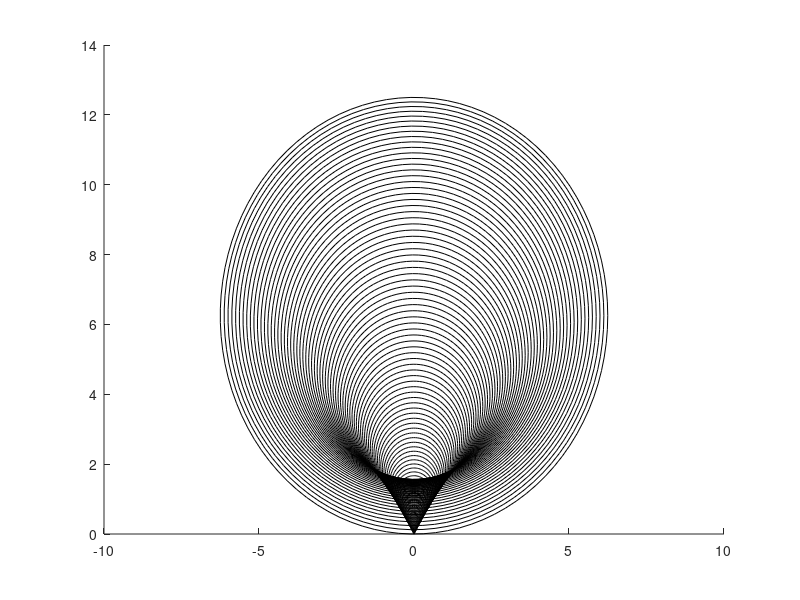

MATLAB code to generate this figure: (Note: this script raises an error after producing the figure.)
%% Value function plot
dbstop if error
v=5;
w=2.5;
a=2;
N=100;
T=v/a;
t=linspace(0,sqrt(T),N).^2;
S=a/2*T^2;
figure(1),clf,hold on
x_=cos(linspace(0,2*pi,100));
y_=sin(linspace(0,2*pi,100));
for ti=t
    plot(x_*ti*w,S-a/2*(T-ti).^2+y_*ti*w,'Color','k')
end
V_=0:0.1:1;
NV=length(V_);
LI=[];
LT={};
C=parula;
for j=1:NV
    V=V_(j);
    col=C(1+floor((j-1)*256/NV),:);
    y=S-a/2*(T-t).^2;
    de=S-y;
    r=t*w+V;
    mi=(de+r>r(end)) & (r+r(end)>de);
    if any(mi)
        d=diff(y);
        d0=[0,d];
        d1=[d,0];
        r0=[0,r(1:end-1)];
        r1=[r(2:end),0];
        li=(d0+r0>r) & (r0+r>d0);
        e=zeros(1,N);
        e(li)=acos((d0(li).^2+r(li).^2-r0(li).^2)./r(li)./d0(li)/2);
        b=zeros(1,N);
        ri=[li(2:end),0]==1;
        b(ri)=acos((d1(ri).^2+r(ri).^2-r1(ri).^2)./r(ri)./d1(ri)/2);
        c=zeros(1,N);
        c(mi)=acos((de(mi).^2+r(mi).^2-r(end)^2)./r(mi)./de(mi)/2);
        d=max(acos((de(mi).^2+r(end)^2-r(mi).^2)/r(end)./de(mi)/2));
        for i=1:find(c>b,1,'first')
            p=linspace(e(i),pi-max(b(i),c(i)),30);
            plot(sin(p)*r(i),-cos(p)*r(i)+y(i),'Color',col);
            plot(-sin(p)*r(i),-cos(p)*r(i)+y(i),'Color',col)
        end
    else
        d=0;
    end
    p=linspace(d,2*pi-d,100);
    LI(j)=plot(sin(p)*r(end),-cos(p)*r(end)+S,'Color',col);
    LT{j}="V="+num2str(V);
end

plot([0,0],[0,S],'r')
plot(0,0,'r^')
plot(0,S,'rx')
xlabel('x [m]', 'FontSize', 8)
ylabel('y [m]', 'FontSize', 8)
l=legend(LI,LT, 'Location','NorthEast')
l.FontSize =8
axis equal
filename = [folder 'contour_5_25' '.fig'];
saveas(figure(1),[pwd  filename]);
filename = [folder 'contour_5_25' '.pdf'];
% filename = fullfile([pwd filename])
set(gcf, 'Units', 'Inches', 'Position', [0, 0, 3.5,3], 'PaperUnits', 'Inches', 'PaperSize', [3.5, 3])
exportgraphics(gcf, [pwd filename]);





%% time hist
folder = '/Figures/';
figure(1),clf,hold on
load APF_2_3
histogram(results(results>0),20,'facealpha',0.5)
apf_successful = sum(results>0);
xlim([30, 180]); % min time=30.8 s
l = legend({"APF, " +  num2str(apf_successful) + " runs"},'Location','NorthEast');
l.FontSize = 8;
xlabel('Elapsed time [s]', 'FontSize', 8)
ylabel('Rounds [-]', 'FontSize', 8)
filename = [folder 'Hist_APF' '.fig'];
saveas(figure(1),[pwd  filename]);
filename = [folder 'Hist_APF' '.pdf'];
% filename = fullfile([pwd filename])
set(gcf, 'Units', 'Inches', 'Position', [0, 0, 3.5,3], 'PaperUnits', 'Inches', 'PaperSize', [3.5, 3])
exportgraphics(gcf, [pwd filename]);
close all


%%
load SVO_2_3
figure(1),clf,hold on
folder = '/Figures/';
histogram(results(results>0),20,'facealpha',0.5)
svo_successful = sum(results>0);
xlim([30, 180]) % min time=30.8 s
l = legend({"SVO, " + num2str(svo_successful) + " runs"}, 'Location','NorthEast');
l.FontSize = 8;
xlabel('Elapsed time [s]', 'FontSize', 8)
ylabel('Rounds [-]', 'FontSize', 8)
filename = [folder 'Hist_SVO' '.fig'];
saveas(figure(1),[pwd  filename]);
filename = [folder 'Hist_SVO' '.pdf'];
% filename = fullfile([pwd filename])
set(gcf, 'Units', 'Inches', 'Position', [0, 0, 3.5,3], 'PaperUnits', 'Inches', 'PaperSize', [3.5, 3])
exportgraphics(gcf, [pwd filename]);
close all


%%
load EBG_2_3
figure(1),clf,hold on
folder = '/Figures/';
histogram(results(results>0),20,'facealpha',0.5)
ebg_successful = sum(results>0);
xlim([30, 180]) % min time=30.8 s
l = legend({"EBG, " + num2str(ebg_successful) + " runs"}, 'Location','NorthEast');
l.FontSize = 8;
xlabel('Elapsed time [s]', 'FontSize', 8)
ylabel('Rounds [-]', 'FontSize', 8)
filename = [folder 'Hist_EBG' '.fig'];
saveas(figure(1),[pwd  filename]);
filename = [folder 'Hist_EBG' '.pdf'];
% filename = fullfile([pwd filename])
set(gcf, 'Units', 'Inches', 'Position', [0, 0, 3.5,3], 'PaperUnits', 'Inches', 'PaperSize', [3.5, 3])
exportgraphics(gcf, [pwd filename]);
close all


%% heatmap plot
load APF_method
Nbin=50;
Dbins=linspace(0,10,Nbin+1);
Vbins=linspace(0,5,Nbin+1);
M=zeros(Nbin);
for i=1:runs
    if results(i)>0 % use data only from successful runs
        M = M+histcounts2(velocity_distance_data{i}(:,2:end), ...
            repmat(velocity_distance_data{i}(:,1),1,parameters.NP), Dbins, Vbins);
    end
end
figure(1)
imagesc(Vbins(1:end),Dbins,M(:,1:end))
set(gca,'ColorScale','log')
xlabel('Vehicle velocity [m/s]', 'FontSize', 8)
ylabel('Pedestrian distance [m]', 'FontSize', 8)
h = colorbar;
set(get(h,'label'),'string','Occurences over all simulations', 'FontSize', 8);
filename = [folder 'HeatMap_EBG' '.fig'];
saveas(figure(1),[pwd  filename]);
filename = [folder 'HeatMap_EBG' '.pdf'];
% filename = fullfile([pwd filename])
set(gcf, 'Units', 'Inches', 'Position', [0, 0, 3.5,3], 'PaperUnits', 'Inches', 'PaperSize', [3.5, 3])
exportgraphics(gcf, [pwd filename]);

%% oscillation plot
% run with ebg, seed 82
figure(3), clf
plot(E.LOG(:, 32))
hold on
plot(E.LOG(:, 33))
axis padded
folder = '/Figures/';
filename = [folder 'oscillation', '.pdf'];
xlabel('Computation cycles')
ylabel('Acceleration [m/s^2], Velocity [m/s]')
legend({"Acceleration", "Velocity"}, 'Location','NorthWest')
set(gcf, 'Units', 'Inches', 'Position', [0, 0, 3.5,3], 'PaperUnits', 'Inches', 'PaperSize', [3.5, 3])
exportgraphics(gcf, [pwd filename]);

%% variable switching time
% n_cases = 5;
% s_=[1,2,3,4,10];
% prefix = "_2_";
% suffix = "";
% variable_description = "Average switching time [s]";
% variable_short = "switching_time";

variable_plots(5, [1,2,3,4,10], "_2_", "", "Average switching time [s]", "switching_time", "NorthEast");
%%
variable_plots(4, [10,20,30,40], "_", "_2_3", "Number of pedestrians [-]", "n_ped", "East");
%%
variable_plots(4, [0.5,1,2,3], "_", "_3", "Pedestrian speed [m/s]", "speed", "NorthEast");